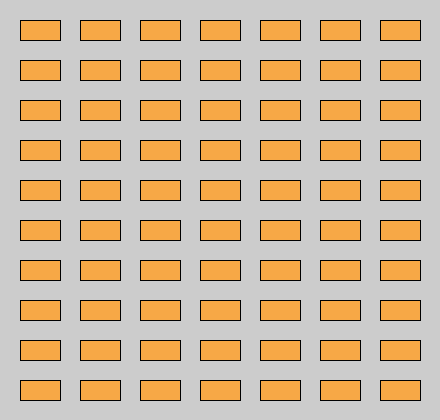
Frame 1 (no input)
Frame 60 (the mouse pressed at the canvas centre just before this capture): identical to frame 1, image omitted
Frame 120 (the mouse held since frame 60 and released just before this capture): identical to frame 1, image omitted

The Processing sketch that drew this single still picture (run headless with seeded random() and noise(); from frame 60 on, the mouse is pressed at the canvas centre):

// Processing sketch: FPOO_Ejercicio3
// ── FPOO_Ejercicio3.pde
PVector coordenadasRect;
int ancho, alto, distanciaEntreRec;

public void setup(){
size (440,420);
distanciaEntreRec=20;
ancho=40;
alto=20;
coordenadasRect = new PVector (distanciaEntreRec,distanciaEntreRec);

}

public void draw (){
  dibujarRectangulos();
}
  
public void dibujarRectangulos(){
  for (float x=coordenadasRect.x;x<width; x+= (ancho+distanciaEntreRec)){
    for (float y=coordenadasRect.y; y<height; y+=(alto+distanciaEntreRec)){
       fill(#F7A846);
      rect(x,y,ancho,alto);
   
 }
}
}
